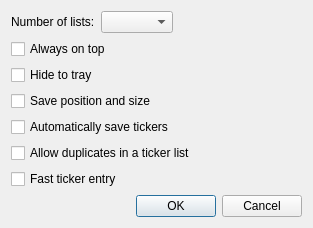
<?xml version="1.0" encoding="UTF-8"?>
<ui version="4.0">
 <class>Options</class>
 <widget class="QDialog" name="Options">
  <property name="geometry">
   <rect>
    <x>0</x>
    <y>0</y>
    <width>313</width>
    <height>213</height>
   </rect>
  </property>
  <property name="windowTitle">
   <string>Options</string>
  </property>
  <layout class="QGridLayout" name="gridLayout_2">
   <item row="0" column="0">
    <layout class="QGridLayout" name="gridLayout">
     <item row="0" column="0">
      <widget class="QLabel" name="label">
       <property name="text">
        <string>Number of lists:</string>
       </property>
      </widget>
     </item>
     <item row="0" column="1">
      <widget class="QComboBox" name="comboNumberOfLists"/>
     </item>
     <item row="0" column="2">
      <spacer name="horizontalSpacer">
       <property name="orientation">
        <enum>Qt::Horizontal</enum>
       </property>
       <property name="sizeHint" stdset="0">
        <size>
         <width>0</width>
         <height>20</height>
        </size>
       </property>
      </spacer>
     </item>
    </layout>
   </item>
   <item row="1" column="0">
    <widget class="QCheckBox" name="checkOnTop">
     <property name="text">
      <string>Always on top</string>
     </property>
    </widget>
   </item>
   <item row="2" column="0">
    <widget class="QCheckBox" name="checkTray">
     <property name="text">
      <string>Hide to tray</string>
     </property>
    </widget>
   </item>
   <item row="3" column="0">
    <widget class="QCheckBox" name="checkSave">
     <property name="text">
      <string>Save position and size</string>
     </property>
    </widget>
   </item>
   <item row="4" column="0">
    <widget class="QCheckBox" name="checkSaveTickers">
     <property name="text">
      <string>Automatically save tickers</string>
     </property>
    </widget>
   </item>
   <item row="5" column="0">
    <widget class="QCheckBox" name="checkAllowDups">
     <property name="text">
      <string>Allow duplicates in a ticker list</string>
     </property>
    </widget>
   </item>
   <item row="6" column="0">
    <widget class="QCheckBox" name="checkMini">
     <property name="text">
      <string>Fast ticker entry</string>
     </property>
    </widget>
   </item>
   <item row="7" column="0">
    <spacer name="verticalSpacer">
     <property name="orientation">
      <enum>Qt::Vertical</enum>
     </property>
     <property name="sizeHint" stdset="0">
      <size>
       <width>20</width>
       <height>0</height>
      </size>
     </property>
    </spacer>
   </item>
   <item row="8" column="0">
    <widget class="QDialogButtonBox" name="buttonBox">
     <property name="orientation">
      <enum>Qt::Horizontal</enum>
     </property>
     <property name="standardButtons">
      <set>QDialogButtonBox::Cancel|QDialogButtonBox::Ok</set>
     </property>
    </widget>
   </item>
  </layout>
 </widget>
 <tabstops>
  <tabstop>comboNumberOfLists</tabstop>
  <tabstop>checkOnTop</tabstop>
  <tabstop>checkTray</tabstop>
  <tabstop>checkSave</tabstop>
  <tabstop>checkSaveTickers</tabstop>
  <tabstop>checkAllowDups</tabstop>
  <tabstop>checkMini</tabstop>
  <tabstop>buttonBox</tabstop>
 </tabstops>
 <resources/>
 <connections>
  <connection>
   <sender>buttonBox</sender>
   <signal>accepted()</signal>
   <receiver>Options</receiver>
   <slot>accept()</slot>
   <hints>
    <hint type="sourcelabel">
     <x>248</x>
     <y>254</y>
    </hint>
    <hint type="destinationlabel">
     <x>157</x>
     <y>274</y>
    </hint>
   </hints>
  </connection>
  <connection>
   <sender>buttonBox</sender>
   <signal>rejected()</signal>
   <receiver>Options</receiver>
   <slot>reject()</slot>
   <hints>
    <hint type="sourcelabel">
     <x>316</x>
     <y>260</y>
    </hint>
    <hint type="destinationlabel">
     <x>286</x>
     <y>274</y>
    </hint>
   </hints>
  </connection>
 </connections>
</ui>
